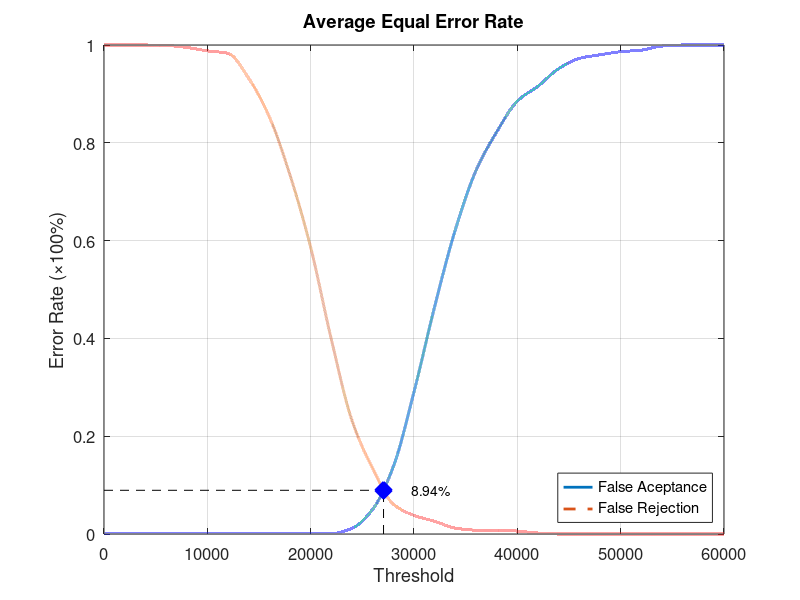
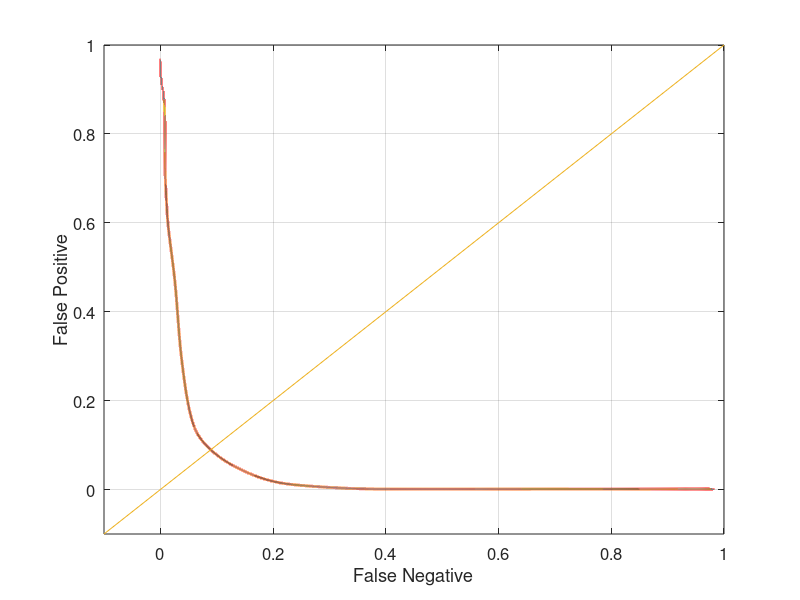

Write MATLAB code to recreate these figures, in order.
function yEER = Database3Average
close all;
clear;
clc;
x = 0:2000:60000;
xq = 0:0.5:60000;

y0 = [0 0.00105263 0.00105263 0.00105263 0.00105263 0.00105263 0.00105263 0.00105263 0.00105263 0.00105263 0.00105263 0.00105263 0.0115789 0.0505263 0.137895 0.290526 0.465263 0.622105 0.743158 0.822105 0.885263 0.915789 0.951579 0.972632 0.98 0.986316 0.989474 0.997895 1 1 1];
yy0 = interp1(x, y0, xq, 'pchip');
y1 = [1 1 1 0.999 0.995 0.988 0.983 0.932 0.853 0.734 0.586 0.398 0.232 0.134 0.061 0.038 0.026 0.012 0.008 0.008 0.006 0.002 0 0 0 0 0 0 0 0 0];
yy1 = interp1(x, y1, xq, 'pchip');

% Calculating EER: 
y2 = abs(y0 - y1);
find(y2 == min(y2))
yy2 = abs(yy0 - yy1);
xEER = find(yy2 == min(yy2));
xEERIndex = xq(xEER) % X-axis EER
yEER = yy0(xEER) % Y-axis EER

main = figure
plot(xq, yy0,'-','LineWidth', 2);	hold on
plot(xq, yy1,'--','LineWidth', 2);	hold on
plot([xEERIndex xEERIndex], [0 yEER], 'k--');	hold on
plot([0 xEERIndex], [yEER yEER], 'k--');	hold on
plot(xEERIndex, yEER, 'bx', 'LineWidth', 10);	hold on
text(xEERIndex + 10 * xEERIndex / 100, yEER, [num2str(round((10000 * yEER)) / 100) '%'])
legend('False Aceptance', 'False Rejection', 'Location', 'SouthEast')
xlabel('Threshold')
ylabel('Error Rate (\times100%)')
title('Average Equal Error Rate')
set(gca, 'FontSize', 12)
axis([0 60000 0 1])
grid on

print(main, 'Database3AverageMain', '-dpng');
FNRxFPR = figure('Color', [1 1 1]);
plot(yy1, yy0, '-', yy1, yy0, 'LineWidth', 2);
hold on
y = -0.1:0.1:1
plot(y, y); 
set(gca, 'FontSize', 12)
xlabel('False Negative')
ylabel('False Positive')
axis([-0.1 1 -0.1 1])
set(gca, 'FontSize', 12)
grid on

print(FNRxFPR, 'Database3AverageFNRxFPR','-dpng');
end
